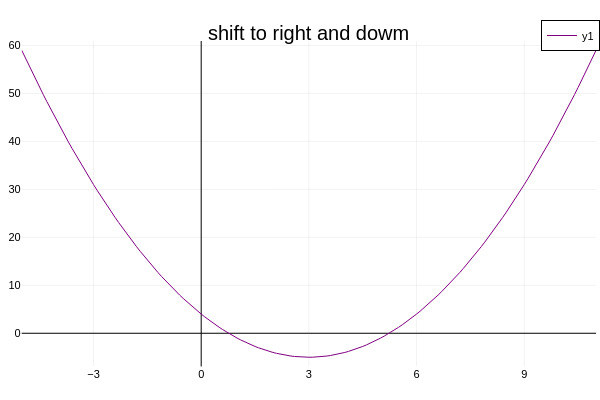

Write notebook code for a chart like this one.
### Code cell
@syms x
# let c > 0
c = 3
f = (x - c)^2 - 5

x_domain, x_left, x_right = get_domain(+c)

plot(x_domain,f, title="shift to right and dowm" , color=:purple, framestyle=:zerolines,
 xlims = (x_left, x_right))

### Figure 1 — Plotly figure (JSON) as saved in the notebook; plotly's stock layout.template omitted (floating-point values rounded to 4 significant figures; data arrays with more than 128 entries replaced by an {"elided": "..."} marker saying what was removed)
{"data": [{"colorbar": {"len": 0.9039, "title": "", "x": 0.9934, "y": 0.4896}, "legendgroup": "y1", "line": {"color": "rgba(128, 0, 128, 1.000)", "dash": "solid", "shape": "linear", "width": 1}, "mode": "lines", "name": "y1", "showlegend": true, "type": "scatter", "x": {"elided": "161 float values"}, "xaxis": "x", "y": {"elided": "161 float values"}, "yaxis": "y"}], "layout": {"annotations": [{"font": {"color": "rgba(0, 0, 0, 1.000)", "family": "sans-serif", "size": 20}, "rotation": 0, "showarrow": false, "text": "shift to right and dowm", "x": 0.5148, "xanchor": "center", "xref": "paper", "y": 1, "yanchor": "top", "yref": "paper"}], "height": 400, "legend": {"bgcolor": "rgba(255, 255, 255, 1.000)", "bordercolor": "rgba(0, 0, 0, 1.000)", "borderwidth": 1, "font": {"color": "rgba(0, 0, 0, 1.000)", "family": "sans-serif", "size": 11}, "title": {"font": {"color": "rgba(0, 0, 0, 1.000)", "family": "sans-serif", "size": 15}, "text": ""}, "tracegroupgap": 0, "traceorder": "normal", "x": 1, "xanchor": "auto", "y": 1, "yanchor": "auto"}, "margin": {"b": 20, "l": 0, "r": 0, "t": 20}, "paper_bgcolor": "rgba(255, 255, 255, 1.000)", "plot_bgcolor": "rgba(255, 255, 255, 1.000)", "showlegend": true, "width": 600, "xaxis": {"anchor": "y", "domain": [0.03619, 0.9934], "gridcolor": "rgba(0, 0, 0, 0.100)", "gridwidth": 0.5, "linecolor": "rgba(0, 0, 0, 1.000)", "mirror": false, "range": [-5, 11], "showgrid": true, "showline": false, "showticklabels": true, "tickangle": 0, "tickcolor": "rgba(0, 0, 0, 0.000)", "tickfont": {"color": "rgba(0, 0, 0, 1.000)", "family": "sans-serif", "size": 11}, "tickmode": "array", "ticks": "inside", "ticktext": ["−3", "0", "3", "6", "9"], "tickvals": [-3, 0, 3, 6, 9], "title": "", "titlefont": {"color": "rgba(0, 0, 0, 1.000)", "family": "sans-serif", "size": 15}, "type": "-", "visible": true, "zeroline": true, "zerolinecolor": "rgba(0, 0, 0, 1.000)"}, "yaxis": {"anchor": "x", "domain": [0.03762, 0.9415], "gridcolor": "rgba(0, 0, 0, 0.100)", "gridwidth": 0.5, "linecolor": "rgba(0, 0, 0, 1.000)", "mirror": false, "range": [-6.92, 60.92], "showgrid": true, "showline": false, "showticklabels": true, "tickangle": 0, "tickcolor": "rgba(0, 0, 0, 0.000)", "tickfont": {"color": "rgba(0, 0, 0, 1.000)", "family": "sans-serif", "size": 11}, "tickmode": "array", "ticks": "inside", "ticktext": ["0", "10", "20", "30", "40", "50", "60"], "tickvals": [0, 10, 20, 30, 40, 50, 60], "title": "", "titlefont": {"color": "rgba(0, 0, 0, 1.000)", "family": "sans-serif", "size": 15}, "type": "-", "visible": true, "zeroline": true, "zerolinecolor": "rgba(0, 0, 0, 1.000)"}}}
